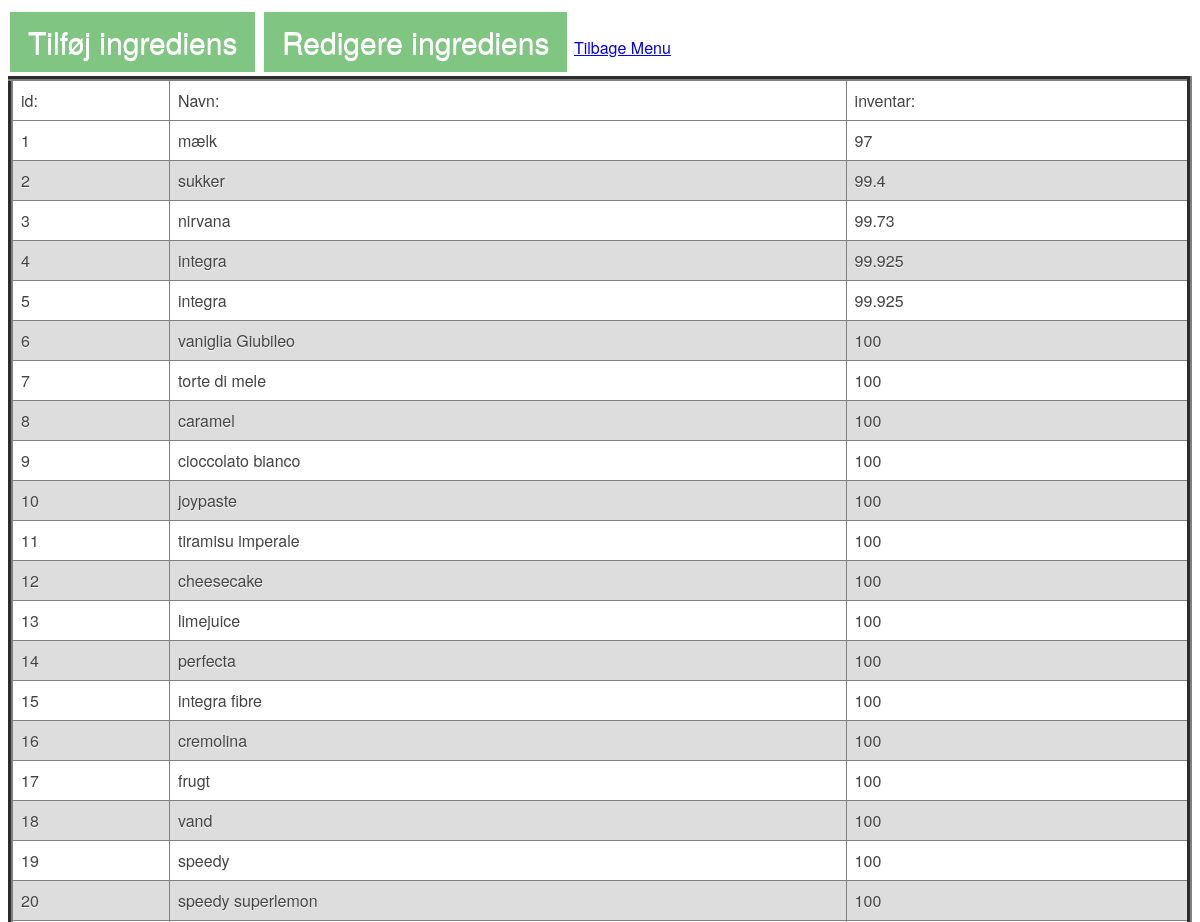
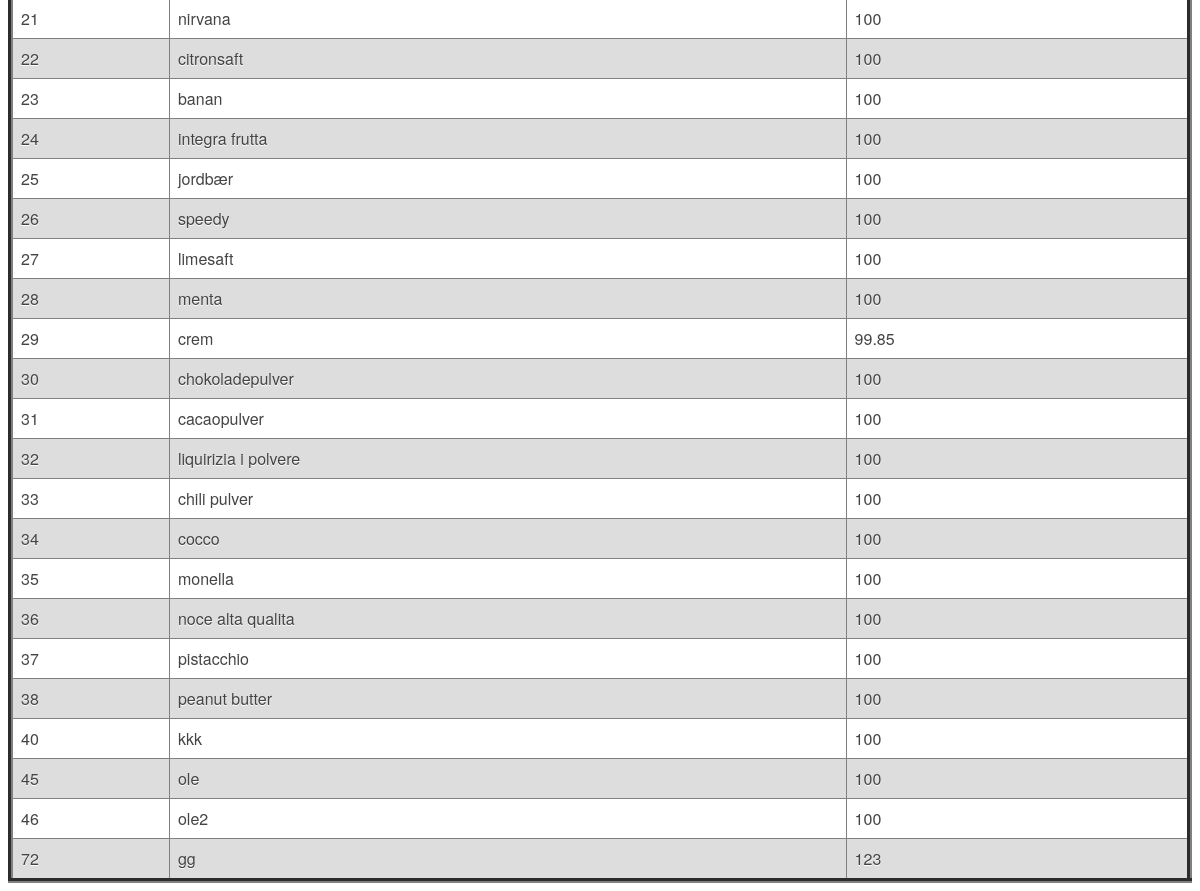
The page /vis_ingredienser on the database its author committed (2 pictures, top to bottom).
### tables this page shows
CREATE TABLE "ingredienser" (
	"idIngredienser"	INTEGER NOT NULL,
	"navnING"	TEXT DEFAULT NULL,
	"inventar"	INTEGER DEFAULT NULL,
	PRIMARY KEY("idIngredienser" AUTOINCREMENT)
);

### app.py (the view)
@app.route('/vis_ingredienser') #Navn på start siden url
def vis_ingredienser():
    con = sqlite3.connect("/Users/win/Desktop/is/butikken.db")
    con.row_factory = sqlite3.Row
    cur = con.cursor()
    cur.execute("select * from ingredienser ")
    rows = cur.fetchall()
    con.close()
    return render_template ('vis_ingredienser.html',rows = rows)

### templates/vis_ingredienser.html
<link rel="stylesheet" href="{{url_for('static', filename='style.css') }}" />
<a href="/add" class="btn1">Tilføj ingrediens</a>
<a href="/ingEdit" class="btn1">Redigere ingrediens </a>
<a href="/" class="btn btn-details">Tilbage Menu</a>
<center>
    <table border=5>
        <thead>
                <td>id: </td>
                <td>Navn: </td>
                <td>inventar: </td>
        </thead>
        {% for row in rows %}
            <tr>
                <td>{{row["idIngredienser"]}}</td>
                <td>{{row["navnING"]}}</td>
                <td>{{row["inventar"]}}</td>
           </tr>
        {% endfor %}
      </table>
        </body>
    </html>

### static/style.css (style rules this page uses)
.btn1 { background-color: #4caf4fb5; border: none; color: rgb(255, 255, 255); padding: 15px 18px; text-align: center; text-decoration: none; display: inline-block; font-size: 30px; margin: 4px 2px; cursor: pointer; }
table { border-collapse: collapse; width: 100%; }
th, td { text-align: left; padding: 8px; }
tr:nth-child(even) { background-color: #dddddd; }

### rows shown on the page
ingredienser: idIngredienser "1", navnING "mælk", inventar "97"
ingredienser: idIngredienser "2", navnING "sukker", inventar "99.4"
ingredienser: idIngredienser "3", navnING "nirvana", inventar "99.73"
ingredienser: idIngredienser "4", navnING "integra", inventar "99.925"
ingredienser: idIngredienser "5", navnING "integra", inventar "99.925"
ingredienser: idIngredienser "6", navnING "vaniglia Giubileo", inventar "100"
ingredienser: idIngredienser "7", navnING "torte di mele", inventar "100"
ingredienser: idIngredienser "8", navnING "caramel", inventar "100"
ingredienser: idIngredienser "9", navnING "cioccolato bianco", inventar "100"
ingredienser: idIngredienser "10", navnING "joypaste", inventar "100"
ingredienser: idIngredienser "11", navnING "tiramisu imperale", inventar "100"
ingredienser: idIngredienser "12", navnING "cheesecake", inventar "100"
ingredienser: idIngredienser "13", navnING "limejuice", inventar "100"
ingredienser: idIngredienser "14", navnING "perfecta", inventar "100"
ingredienser: idIngredienser "15", navnING "integra fibre", inventar "100"
ingredienser: idIngredienser "16", navnING "cremolina", inventar "100"
ingredienser: idIngredienser "17", navnING "frugt", inventar "100"
ingredienser: idIngredienser "18", navnING "vand", inventar "100"
ingredienser: idIngredienser "19", navnING "speedy", inventar "100"
ingredienser: idIngredienser "20", navnING "speedy superlemon", inventar "100"
ingredienser: idIngredienser "21", navnING "nirvana", inventar "100"
ingredienser: idIngredienser "22", navnING "citronsaft", inventar "100"
ingredienser: idIngredienser "23", navnING "banan", inventar "100"
ingredienser: idIngredienser "24", navnING "integra frutta", inventar "100"
ingredienser: idIngredienser "25", navnING "jordbær", inventar "100"
ingredienser: idIngredienser "26", navnING "speedy", inventar "100"
ingredienser: idIngredienser "27", navnING "limesaft", inventar "100"
ingredienser: idIngredienser "28", navnING "menta", inventar "100"
ingredienser: idIngredienser "29", navnING "crem", inventar "99.85"
ingredienser: idIngredienser "30", navnING "chokoladepulver", inventar "100"
ingredienser: idIngredienser "31", navnING "cacaopulver", inventar "100"
ingredienser: idIngredienser "32", navnING "liquirizia i polvere", inventar "100"
ingredienser: idIngredienser "33", navnING "chili pulver", inventar "100"
ingredienser: idIngredienser "34", navnING "cocco", inventar "100"
ingredienser: idIngredienser "35", navnING "monella", inventar "100"
ingredienser: idIngredienser "36", navnING "noce alta qualita", inventar "100"
ingredienser: idIngredienser "37", navnING "pistacchio", inventar "100"
ingredienser: idIngredienser "38", navnING "peanut butter", inventar "100"
ingredienser: idIngredienser "40", navnING "kkk", inventar "100"
ingredienser: idIngredienser "45", navnING "ole", inventar "100"
ingredienser: idIngredienser "46", navnING "ole2", inventar "100"
ingredienser: idIngredienser "72", navnING "gg", inventar "123"
